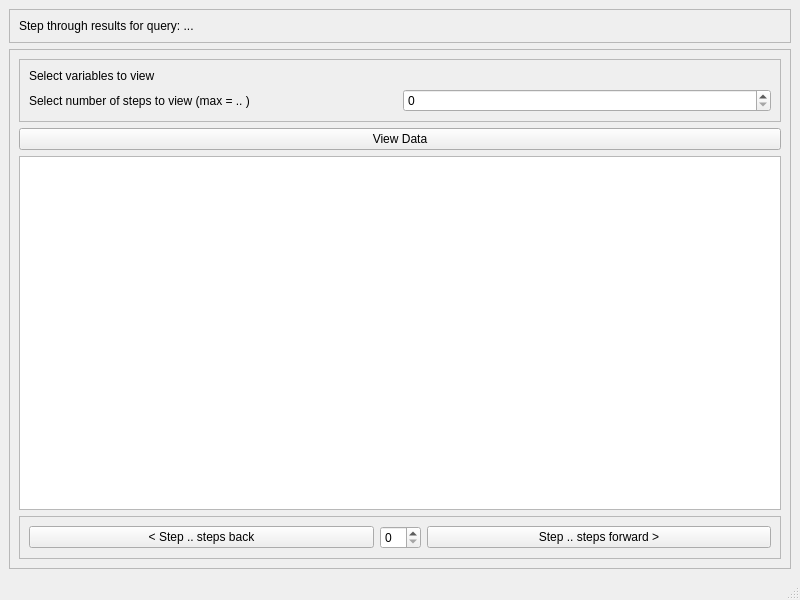
<?xml version="1.0" encoding="UTF-8"?>
<ui version="4.0">
 <class>MainWindow</class>
 <widget class="QMainWindow" name="MainWindow">
  <property name="geometry">
   <rect>
    <x>0</x>
    <y>0</y>
    <width>800</width>
    <height>600</height>
   </rect>
  </property>
  <property name="windowTitle">
   <string>MainWindow</string>
  </property>
  <widget class="QWidget" name="centralwidget">
   <layout class="QVBoxLayout" name="verticalLayout">
    <item>
     <widget class="QFrame" name="frame_2">
      <property name="frameShape">
       <enum>QFrame::StyledPanel</enum>
      </property>
      <property name="frameShadow">
       <enum>QFrame::Raised</enum>
      </property>
      <layout class="QHBoxLayout" name="horizontalLayout_2">
       <item>
        <widget class="QLabel" name="results_title">
         <property name="text">
          <string>Step through results for query: ...</string>
         </property>
        </widget>
       </item>
      </layout>
     </widget>
    </item>
    <item>
     <widget class="QFrame" name="frame">
      <property name="frameShape">
       <enum>QFrame::StyledPanel</enum>
      </property>
      <property name="frameShadow">
       <enum>QFrame::Raised</enum>
      </property>
      <layout class="QGridLayout" name="gridLayout">
       <item row="1" column="0">
        <widget class="QFrame" name="frame_3">
         <property name="frameShape">
          <enum>QFrame::StyledPanel</enum>
         </property>
         <property name="frameShadow">
          <enum>QFrame::Raised</enum>
         </property>
         <layout class="QGridLayout" name="gridLayout_2">
          <item row="0" column="0">
           <widget class="QLabel" name="label">
            <property name="text">
             <string>Select variables to view</string>
            </property>
           </widget>
          </item>
          <item row="1" column="0">
           <widget class="QLabel" name="no_steps_view_label">
            <property name="text">
             <string>Select number of steps to view (max = .. )</string>
            </property>
           </widget>
          </item>
          <item row="1" column="1">
           <widget class="QSpinBox" name="no_steps_view_spin"/>
          </item>
          <item row="0" column="1">
           <widget class="QWidget" name="variable_select_widget" native="true"/>
          </item>
         </layout>
        </widget>
       </item>
       <item row="4" column="0">
        <widget class="QTableView" name="results_table"/>
       </item>
       <item row="5" column="0">
        <widget class="QFrame" name="frame_4">
         <property name="frameShape">
          <enum>QFrame::StyledPanel</enum>
         </property>
         <property name="frameShadow">
          <enum>QFrame::Raised</enum>
         </property>
         <layout class="QHBoxLayout" name="horizontalLayout">
          <item>
           <widget class="QPushButton" name="step_back_button">
            <property name="text">
             <string>&lt; Step .. steps back</string>
            </property>
           </widget>
          </item>
          <item>
           <widget class="QSpinBox" name="no_steps_spin">
            <property name="sizePolicy">
             <sizepolicy hsizetype="Fixed" vsizetype="Fixed">
              <horstretch>0</horstretch>
              <verstretch>0</verstretch>
             </sizepolicy>
            </property>
           </widget>
          </item>
          <item>
           <widget class="QPushButton" name="step_forward_button">
            <property name="text">
             <string>Step .. steps forward &gt;</string>
            </property>
           </widget>
          </item>
         </layout>
        </widget>
       </item>
       <item row="2" column="0">
        <widget class="QPushButton" name="veiw_data_button">
         <property name="text">
          <string>View Data</string>
         </property>
        </widget>
       </item>
      </layout>
     </widget>
    </item>
   </layout>
  </widget>
  <widget class="QMenuBar" name="menubar">
   <property name="geometry">
    <rect>
     <x>0</x>
     <y>0</y>
     <width>800</width>
     <height>22</height>
    </rect>
   </property>
  </widget>
  <widget class="QStatusBar" name="statusbar"/>
 </widget>
 <resources/>
 <connections/>
</ui>
